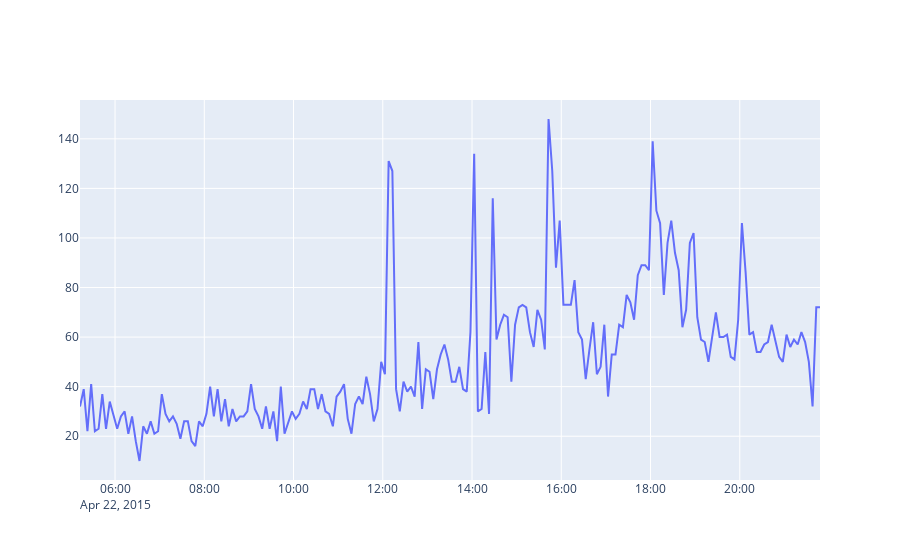

This figure's notebook cell:
### Code cell
import plotly.graph_objects as go
fig = go.Figure()
fig.add_trace(go.Scatter(
        x=df.tail(200).index, 
        y=df.tail(200).value,
        mode='lines'
))
fig.show(config={'displaylogo':False})

### Figure 1 — Plotly figure (JSON) as saved in the notebook; plotly's stock layout.template omitted (floating-point values rounded to 4 significant figures; data arrays with more than 128 entries replaced by an {"elided": "..."} marker saying what was removed)
{"data": [{"mode": "lines", "type": "scatter", "x": {"elided": "200 str values"}, "y": {"elided": "200 int values"}}], "layout": {}}
